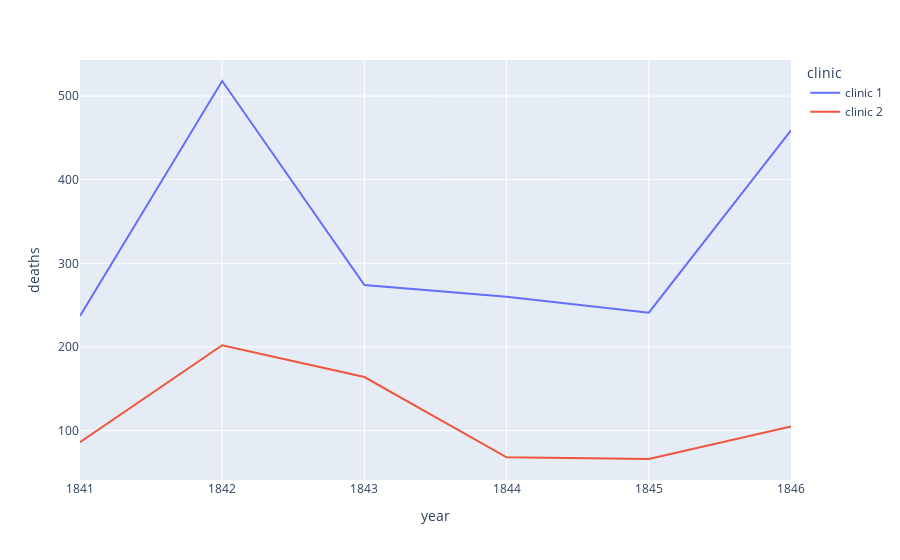

Notebook code for this chart:
### Code cell
px.line(df_yearly, x="year", y="deaths", color="clinic")

### Figure 1 — Plotly figure (JSON) as saved in the notebook; plotly's stock layout.template omitted (floating-point values rounded to 4 significant figures)
{"data": [{"hovertemplate": "clinic=clinic 1<br>year=%{x}<br>deaths=%{y}<extra></extra>", "legendgroup": "clinic 1", "line": {"color": "#636efa", "dash": "solid"}, "marker": {"symbol": "circle"}, "mode": "lines", "name": "clinic 1", "orientation": "v", "showlegend": true, "type": "scatter", "x": [1841, 1842, 1843, 1844, 1845, 1846], "xaxis": "x", "y": [237, 518, 274, 260, 241, 459], "yaxis": "y"}, {"hovertemplate": "clinic=clinic 2<br>year=%{x}<br>deaths=%{y}<extra></extra>", "legendgroup": "clinic 2", "line": {"color": "#EF553B", "dash": "solid"}, "marker": {"symbol": "circle"}, "mode": "lines", "name": "clinic 2", "orientation": "v", "showlegend": true, "type": "scatter", "x": [1841, 1842, 1843, 1844, 1845, 1846], "xaxis": "x", "y": [86, 202, 164, 68, 66, 105], "yaxis": "y"}], "layout": {"legend": {"title": {"text": "clinic"}, "tracegroupgap": 0}, "margin": {"t": 60}, "xaxis": {"anchor": "y", "domain": [0, 1], "title": {"text": "year"}}, "yaxis": {"anchor": "x", "domain": [0, 1], "title": {"text": "deaths"}}}}
